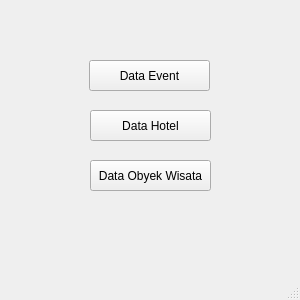
<?xml version="1.0" encoding="UTF-8"?>
<ui version="4.0">
 <class>MainWindow</class>
 <widget class="QMainWindow" name="MainWindow">
  <property name="geometry">
   <rect>
    <x>0</x>
    <y>0</y>
    <width>300</width>
    <height>300</height>
   </rect>
  </property>
  <property name="windowTitle">
   <string>MainWindow</string>
  </property>
  <widget class="QWidget" name="centralwidget">
   <widget class="QPushButton" name="pushButton">
    <property name="geometry">
     <rect>
      <x>89</x>
      <y>60</y>
      <width>121</width>
      <height>31</height>
     </rect>
    </property>
    <property name="text">
     <string>Data Event</string>
    </property>
   </widget>
   <widget class="QPushButton" name="pushButton_2">
    <property name="geometry">
     <rect>
      <x>90</x>
      <y>110</y>
      <width>121</width>
      <height>31</height>
     </rect>
    </property>
    <property name="text">
     <string>Data Hotel</string>
    </property>
   </widget>
   <widget class="QPushButton" name="pushButton_3">
    <property name="geometry">
     <rect>
      <x>90</x>
      <y>160</y>
      <width>121</width>
      <height>31</height>
     </rect>
    </property>
    <property name="text">
     <string>Data Obyek Wisata</string>
    </property>
   </widget>
  </widget>
  <widget class="QMenuBar" name="menubar">
   <property name="geometry">
    <rect>
     <x>0</x>
     <y>0</y>
     <width>300</width>
     <height>17</height>
    </rect>
   </property>
  </widget>
  <widget class="QStatusBar" name="statusbar"/>
 </widget>
 <resources/>
 <connections/>
</ui>
